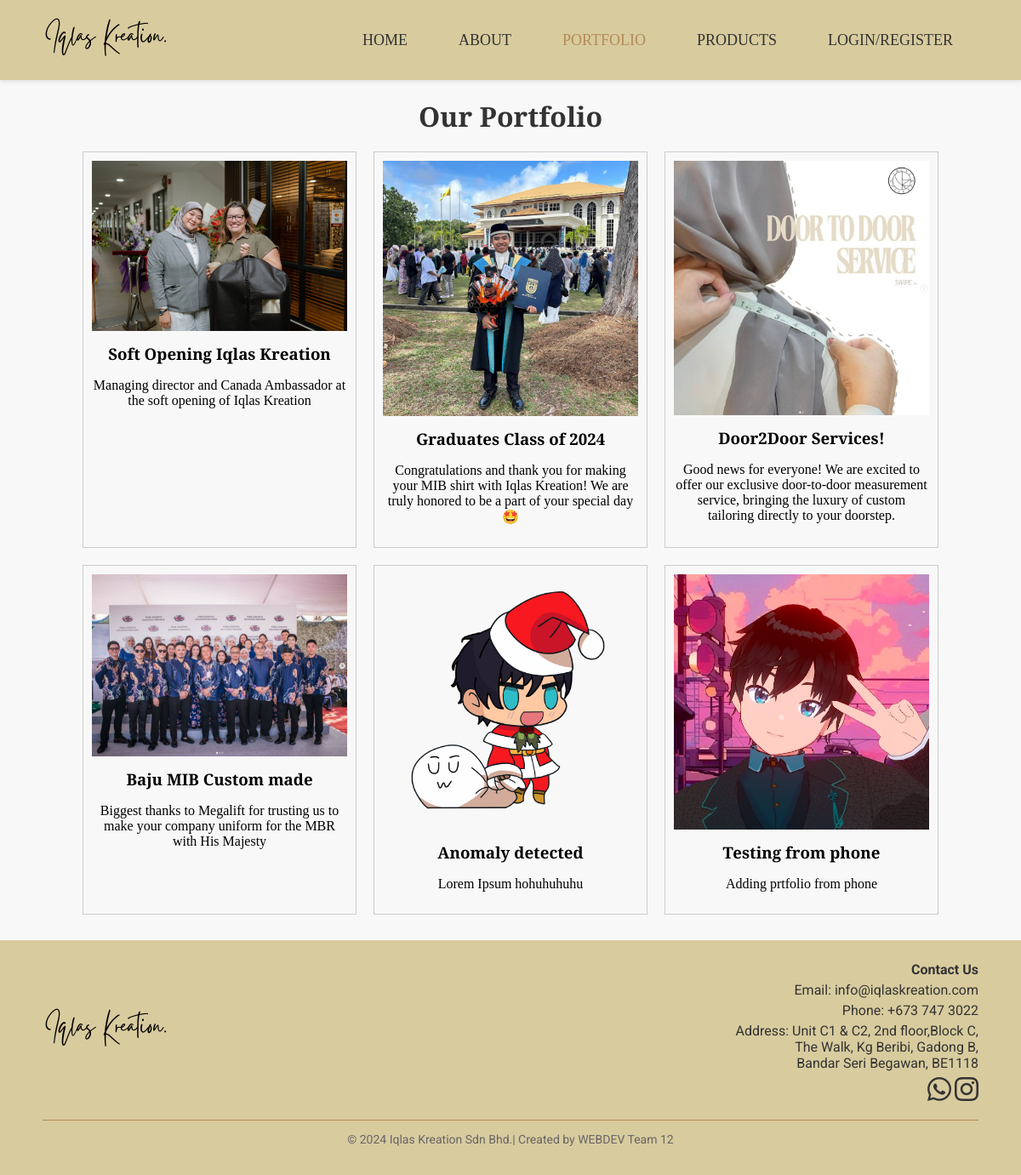
Screenshot of /portfolio.php with the database file from the repository.
### tables this page shows
CREATE TABLE `portfolio` (
  `id` int(11) NOT NULL,
  `title` varchar(255) NOT NULL,
  `description` text NOT NULL,
  `image_url` varchar(255) NOT NULL,
  `created_at` timestamp NOT NULL DEFAULT current_timestamp(),
  `updated_at` timestamp NOT NULL DEFAULT current_timestamp() ON UPDATE current_timestamp()
);

### portfolio.php (the view, shortened to what this page needs)
<?php
include 'database/db.php';
$query = "SELECT * FROM portfolio";
$result = $conn->query($query);
?>
<!DOCTYPE html>
<html lang="en">
<head>
    <link rel="stylesheet" href="css/style.css">
</head>
<body>
    <?php include 'includes/header.php'; ?>
    <h1>Our Portfolio</h1>
    <div class="portfolio-grid">
        <?php while ($row = $result->fetch_assoc()): ?>
            <div class="portfolio-item">
                <img src="uploads/<?php echo $row['image_url']; ?>" alt="<?php echo $row['title']; ?>">
                <h3><?php echo $row['title']; ?></h3>
                <p><?php echo $row['description']; ?></p>
            </div>
        <?php endwhile; ?>
    </div>
    <?php include 'includes/footer.php'; ?>
</body>
</html>

### css/style.css (style rules this page uses)
body { font-family: 'Playfair Display', serif; margin: 0; padding: 0; width: auto; background-color: #f8f8f8; }
h1 { font-size: 2em; color: #333; margin-bottom: 20px; text-align: center; }
.portfolio-grid { display: flex; flex-wrap: wrap; gap: 20px; justify-content: center; margin-bottom: 30px; }
.portfolio-item { width: 300px; border: 1px solid #ccc; padding: 10px; text-align: center; }
.portfolio-item img { width: 100%; max-height: 300px; height: auto; object-fit: cover; }
.portfolio-item h3 { margin: 10px 0; }

### rows the page displays
portfolio: image_url (picture), title "Soft Opening Iqlas Kreation", description "Managing director and Canada Ambassador at the soft opening of Iqlas Kreation"
portfolio: image_url (picture), title "Graduates Class of 2024", description "Congratulations and thank you for making your MIB shirt with Iqlas Kreation! We are truly honored to be a part of your special day 🤩"
portfolio: image_url (picture), title "Door2Door Services!", description "Good news for everyone! We are excited to offer our exclusive door-to-door measurement service, bringing the luxury of custom tailoring directly to your doorstep."
portfolio: image_url (picture), title "Baju MIB Custom made", description "Biggest thanks to Megalift for trusting us to make your company uniform for the MBR with His Majesty"
portfolio: image_url (picture), title "Anomaly detected", description "Lorem Ipsum hohuhuhuhu"
portfolio: image_url (picture), title "Testing from phone", description "Adding prtfolio from phone"
